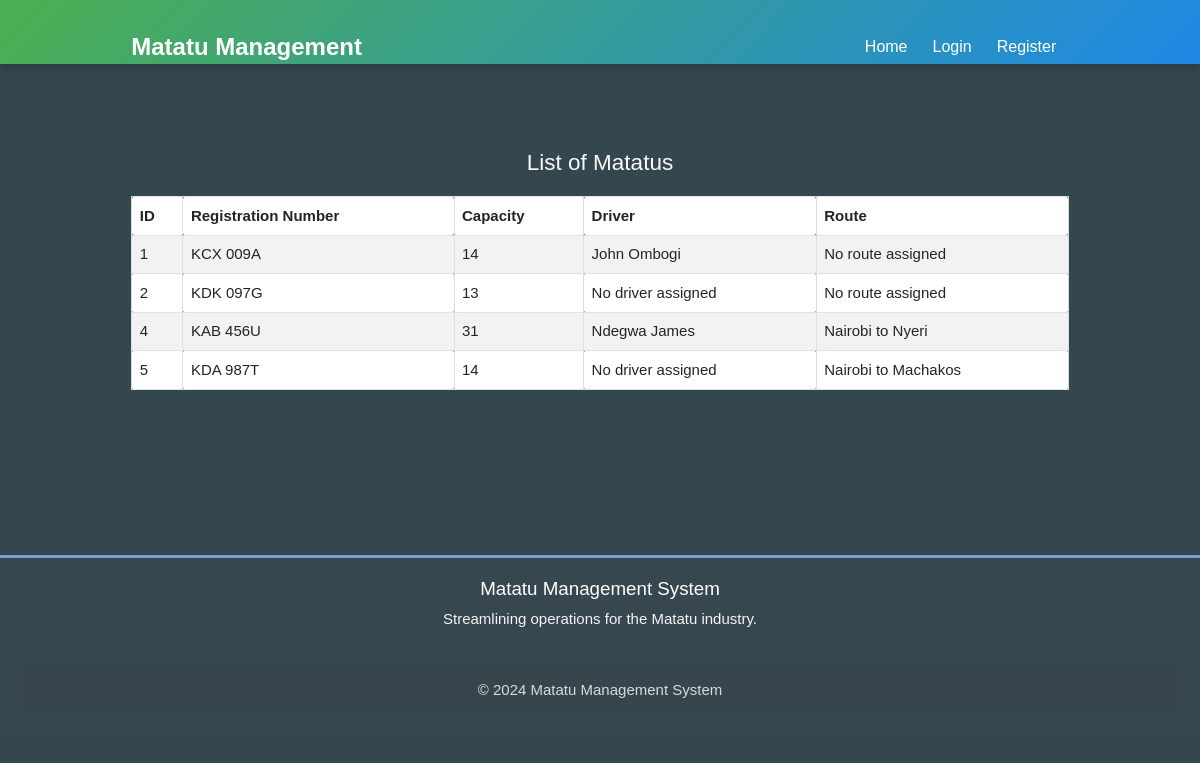
The app's page /view_matatus.php with its own data.
### tables this page shows
CREATE TABLE `matatus` (
  `id` int(11) NOT NULL,
  `registration_number` varchar(255) NOT NULL,
  `capacity` int(11) NOT NULL,
  `driver_id` int(11) DEFAULT NULL,
  `route_id` int(11) DEFAULT NULL
);

CREATE TABLE `drivers` (
  `id` int(11) NOT NULL,
  `name` varchar(255) NOT NULL,
  `license_number` varchar(255) NOT NULL
);

CREATE TABLE `routes` (
  `id` int(11) NOT NULL,
  `route_name` varchar(255) NOT NULL,
  `start_location` varchar(255) NOT NULL,
  `end_location` varchar(255) NOT NULL
);

### view_matatus.php (the view)
<?php include 'header.php'; ?>
<?php include 'db.php'; ?>
<div class="container mt-5">
    <h4 class="center-align text-light">List of Matatus</h4>
    <?php
    $sql = "SELECT m.id, m.registration_number, m.capacity, d.name AS driver_name, r.route_name
    FROM matatus m
    LEFT JOIN drivers d ON m.driver_id = d.id
    LEFT JOIN routes r ON m.route_id = r.id";
$result = $conn->query($sql);
if ($result->num_rows > 0) {
echo "
<table class='table table-bordered table-striped'>
    <thead>
        <tr class='blue-grey darken-3 white-text'>
            <th>ID</th>
            <th>Registration Number</th>
            <th>Capacity</th>
            <th>Driver</th>
            <th>Route</th>
        </tr>
    </thead>
    <tbody>";
while ($row = $result->fetch_assoc()) {
    echo "
        <tr>
            <td>".$row['id']."</td>
            <td>".$row['registration_number']."</td>
            <td>".$row['capacity']."</td>
            <td>".($row['driver_name'] ? $row['driver_name'] : 'No driver assigned')."</td>
            <td>".($row['route_name'] ? $row['route_name'] : 'No route assigned')."</td>
        </tr>";
}
echo "</tbody></table>";
} else {
echo "<div class='alert alert-warning'>No Matatus found!</div>";
}
    ?>
</div>
<?php include 'footer.php'; ?>

### css/style.css (style rules this page uses)
body { font-family: Arial, sans-serif; margin: 0; padding: 0; background-color: #35474e; box-sizing: border-box; }
.container { width: 80%; margin: auto; overflow: hidden; }
table { width: 100%; border-collapse: collapse; margin: 20px 0; }
table, th, td { border: 1px solid #ddd; }
th, td { padding: 12px; text-align: left; }
th { background-color: #77A1D3; color: white; }
tr:nth-child(even) { background-color: #f2f2f2; }

### header.php (style rules this page uses)
.container { max-width: 1200px; }

### records on screen
matatus: id "1", registration_number "KCX 009A", capacity "14", driver.name "John Ombogi", shows "No route assigned"
matatus: id "2", registration_number "KDK 097G", capacity "13", shows "No driver assigned", shows "No route assigned"
matatus: id "4", registration_number "KAB 456U", capacity "31", driver.name "Ndegwa James", route.route_name "Nairobi to Nyeri"
matatus: id "5", registration_number "KDA 987T", capacity "14", shows "No driver assigned", route.route_name "Nairobi to Machakos"
